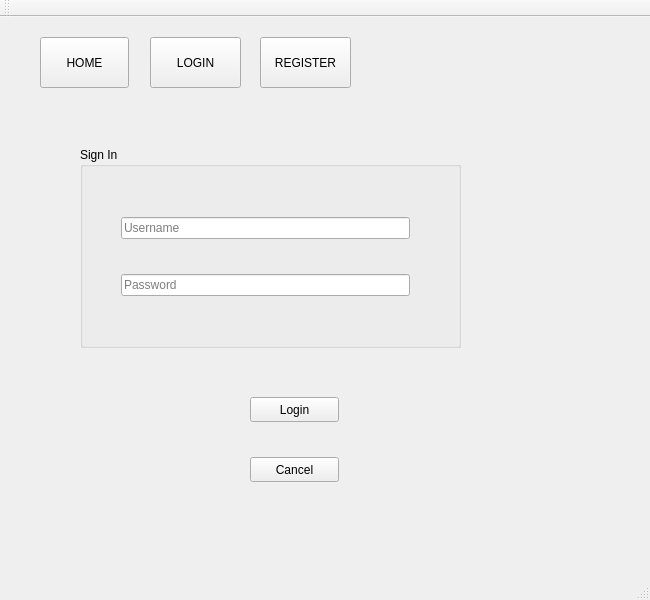
<?xml version="1.0" encoding="UTF-8"?>
<ui version="4.0">
 <class>MainWindow</class>
 <widget class="QMainWindow" name="MainWindow">
  <property name="geometry">
   <rect>
    <x>0</x>
    <y>0</y>
    <width>650</width>
    <height>600</height>
   </rect>
  </property>
  <property name="windowTitle">
   <string>MainWindow</string>
  </property>
  <property name="styleSheet">
   <string notr="true"/>
  </property>
  <widget class="QWidget" name="centralWidget">
   <widget class="QStackedWidget" name="mainStack">
    <property name="geometry">
     <rect>
      <x>0</x>
      <y>0</y>
      <width>651</width>
      <height>581</height>
     </rect>
    </property>
    <property name="currentIndex">
     <number>2</number>
    </property>
    <widget class="QWidget" name="page">
     <widget class="QLabel" name="label">
      <property name="geometry">
       <rect>
        <x>110</x>
        <y>190</y>
        <width>491</width>
        <height>111</height>
       </rect>
      </property>
      <property name="styleSheet">
       <string notr="true"/>
      </property>
      <property name="text">
       <string>&lt;html&gt;&lt;head/&gt;&lt;body&gt;&lt;p&gt;&lt;span style=&quot; font-size:18pt; font-weight:600;&quot;&gt;WELCOME TO &lt;/span&gt;&lt;/p&gt;&lt;p&gt;&lt;span style=&quot; font-size:18pt; font-weight:600;&quot;&gt;SUPERMARKET BILLING SYSTEM!!&lt;/span&gt;&lt;/p&gt;&lt;/body&gt;&lt;/html&gt;</string>
      </property>
     </widget>
    </widget>
    <widget class="QWidget" name="page_2">
     <widget class="QPushButton" name="registerButton_2">
      <property name="geometry">
       <rect>
        <x>400</x>
        <y>400</y>
        <width>89</width>
        <height>25</height>
       </rect>
      </property>
      <property name="text">
       <string>Register</string>
      </property>
     </widget>
     <widget class="QPushButton" name="cancelButton_1">
      <property name="geometry">
       <rect>
        <x>30</x>
        <y>400</y>
        <width>89</width>
        <height>25</height>
       </rect>
      </property>
      <property name="text">
       <string>Cancel</string>
      </property>
     </widget>
     <widget class="QLineEdit" name="firstName">
      <property name="geometry">
       <rect>
        <x>90</x>
        <y>140</y>
        <width>171</width>
        <height>25</height>
       </rect>
      </property>
      <property name="text">
       <string/>
      </property>
      <property name="placeholderText">
       <string>Give Your First Name</string>
      </property>
     </widget>
     <widget class="QLineEdit" name="lastName">
      <property name="geometry">
       <rect>
        <x>290</x>
        <y>140</y>
        <width>171</width>
        <height>25</height>
       </rect>
      </property>
      <property name="placeholderText">
       <string>Give Your Last Name</string>
      </property>
     </widget>
     <widget class="QLineEdit" name="mobileNum">
      <property name="geometry">
       <rect>
        <x>90</x>
        <y>220</y>
        <width>171</width>
        <height>25</height>
       </rect>
      </property>
      <property name="text">
       <string/>
      </property>
      <property name="placeholderText">
       <string>Give Your Mobile No.</string>
      </property>
     </widget>
     <widget class="QLineEdit" name="eMail">
      <property name="geometry">
       <rect>
        <x>290</x>
        <y>220</y>
        <width>171</width>
        <height>25</height>
       </rect>
      </property>
      <property name="placeholderText">
       <string>Give Your E-mail ID</string>
      </property>
     </widget>
     <widget class="QLineEdit" name="getPass">
      <property name="geometry">
       <rect>
        <x>90</x>
        <y>270</y>
        <width>171</width>
        <height>25</height>
       </rect>
      </property>
      <property name="echoMode">
       <enum>QLineEdit::Password</enum>
      </property>
      <property name="placeholderText">
       <string>Give Password</string>
      </property>
     </widget>
     <widget class="QLineEdit" name="conPass">
      <property name="geometry">
       <rect>
        <x>290</x>
        <y>270</y>
        <width>171</width>
        <height>25</height>
       </rect>
      </property>
      <property name="echoMode">
       <enum>QLineEdit::Password</enum>
      </property>
      <property name="placeholderText">
       <string>Re-Type your Password</string>
      </property>
     </widget>
     <widget class="QLineEdit" name="userName">
      <property name="geometry">
       <rect>
        <x>182</x>
        <y>180</y>
        <width>161</width>
        <height>25</height>
       </rect>
      </property>
      <property name="placeholderText">
       <string>Give Your User Name</string>
      </property>
     </widget>
    </widget>
    <widget class="QWidget" name="page_3">
     <widget class="QPushButton" name="cancelButton_2">
      <property name="geometry">
       <rect>
        <x>250</x>
        <y>440</y>
        <width>89</width>
        <height>25</height>
       </rect>
      </property>
      <property name="text">
       <string>Cancel</string>
      </property>
     </widget>
     <widget class="QPushButton" name="loginButton_2">
      <property name="geometry">
       <rect>
        <x>250</x>
        <y>380</y>
        <width>89</width>
        <height>25</height>
       </rect>
      </property>
      <property name="text">
       <string>Login</string>
      </property>
     </widget>
     <widget class="QGroupBox" name="groupBox">
      <property name="geometry">
       <rect>
        <x>80</x>
        <y>130</y>
        <width>381</width>
        <height>201</height>
       </rect>
      </property>
      <property name="title">
       <string>Sign In</string>
      </property>
      <widget class="QWidget" name="layoutWidget">
       <property name="geometry">
        <rect>
         <x>30</x>
         <y>30</y>
         <width>311</width>
         <height>161</height>
        </rect>
       </property>
       <layout class="QVBoxLayout" name="verticalLayout">
        <item>
         <widget class="QLineEdit" name="login_username">
          <property name="placeholderText">
           <string>Username</string>
          </property>
         </widget>
        </item>
        <item>
         <widget class="QLineEdit" name="login_password">
          <property name="echoMode">
           <enum>QLineEdit::Password</enum>
          </property>
          <property name="placeholderText">
           <string>Password</string>
          </property>
         </widget>
        </item>
       </layout>
      </widget>
     </widget>
    </widget>
   </widget>
   <widget class="QPushButton" name="homeButton">
    <property name="geometry">
     <rect>
      <x>40</x>
      <y>20</y>
      <width>89</width>
      <height>51</height>
     </rect>
    </property>
    <property name="styleSheet">
     <string notr="true"/>
    </property>
    <property name="text">
     <string>HOME</string>
    </property>
   </widget>
   <widget class="QPushButton" name="loginButton_1">
    <property name="geometry">
     <rect>
      <x>150</x>
      <y>20</y>
      <width>91</width>
      <height>51</height>
     </rect>
    </property>
    <property name="styleSheet">
     <string notr="true"/>
    </property>
    <property name="text">
     <string>LOGIN</string>
    </property>
   </widget>
   <widget class="QPushButton" name="registerButton_1">
    <property name="geometry">
     <rect>
      <x>260</x>
      <y>20</y>
      <width>91</width>
      <height>51</height>
     </rect>
    </property>
    <property name="styleSheet">
     <string notr="true"/>
    </property>
    <property name="text">
     <string>REGISTER</string>
    </property>
   </widget>
  </widget>
  <widget class="QStatusBar" name="statusBar"/>
  <widget class="QToolBar" name="mainToolBar">
   <attribute name="toolBarArea">
    <enum>TopToolBarArea</enum>
   </attribute>
   <attribute name="toolBarBreak">
    <bool>false</bool>
   </attribute>
  </widget>
 </widget>
 <layoutdefault spacing="6" margin="11"/>
 <resources/>
 <connections/>
</ui>
